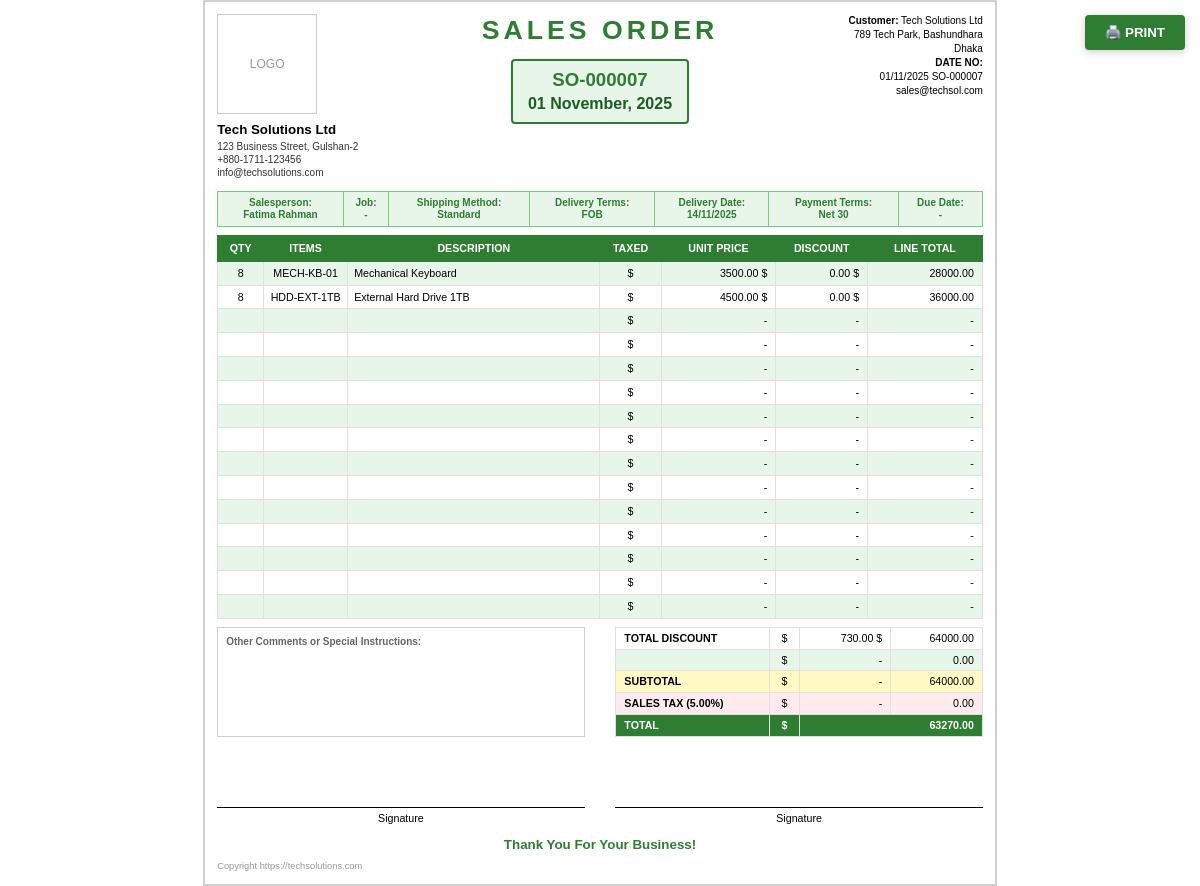
Page /erp/sales-order/7/print/ (signed in) on the committed database.
### erp/models.py (models this page shows, shortened)
class TimeStampedModel(models.Model):
    created_at = models.DateTimeField(_("Created At"), auto_now_add=True)
    updated_at = models.DateTimeField(_("Updated At"), auto_now=True)
    class Meta:
        abstract = True

class Company(TimeStampedModel):
    name = models.CharField(_("Company Name"), max_length=200)
    logo = models.ImageField(_("Logo"), upload_to='company/', blank=True, null=True)
    address = models.TextField(_("Address"))
    city = models.CharField(_("City"), max_length=100)
    country = models.CharField(_("Country"), max_length=100)
    phone = models.CharField(_("Phone"), max_length=20)
    email = models.EmailField(_("Email"))
    website = models.URLField(_("Website"), blank=True)
    tax_number = models.CharField(_("Tax Number"), max_length=50, blank=True)
    class Meta:
        verbose_name = _("Company")
        verbose_name_plural = _("Companies")

class SalesOrder(TimeStampedModel):
    STATUS_CHOICES = [
        ('draft', _('Draft')),
        ('confirmed', _('Confirmed')),
        ('processing', _('Processing')),
        ('completed', _('Completed')),
        ('cancelled', _('Cancelled')),
    ]
    order_number = models.CharField(_("Order Number"), max_length=50, unique=True, editable=False)
    order_date = models.DateField(_("Order Date"), default=timezone.now)
    sales_quotation = models.ForeignKey(SalesQuotation, on_delete=models.SET_NULL, null=True, blank=True, related_name='sales_orders', verbose_name=_("Sales Quotation"))
    customer = models.ForeignKey(Customer, on_delete=models.PROTECT, related_name='sales_orders', verbose_name=_("Customer"))
    salesperson = models.ForeignKey('SalesPerson', on_delete=models.SET_NULL, null=True, blank=True, related_name='sales_orders', verbose_name=_("Sales Person"))
    status = models.CharField(_("Status"), max_length=20, choices=STATUS_CHOICES, default='draft')
    job_reference = models.CharField(_("Job Reference"), max_length=100, blank=True)
    shipping_method = models.CharField(_("Shipping Method"), max_length=100, blank=True, default="Standard")
    delivery_terms = models.CharField(_("Delivery Terms"), max_length=100, blank=True, default="FOB")
    delivery_date = models.DateField(_("Delivery Date"), null=True, blank=True)
    payment_terms = models.CharField(_("Payment Terms"), max_length=100, blank=True, default="Net 30")
    due_date = models.DateField(_("Due Date"), null=True, blank=True)
    subtotal = models.DecimalField(_("Subtotal"), max_digits=12, decimal_places=2, default=Decimal('0.00'), editable=False)
    discount_amount = models.DecimalField(_("Discount Amount"), max_digits=12, decimal_places=2, default=Decimal('0.00'))
    tax_amount = models.DecimalField(_("Tax Amount"), max_digits=12, decimal_places=2, default=Decimal('0.00'))
    tax_rate = models.DecimalField(_("Tax Rate (%)"), max_digits=5, decimal_places=2, default=Decimal('0.00'))
    total_amount = models.DecimalField(_("Total Amount"), max_digits=12, decimal_places=2, default=Decimal('0.00'), editable=False)
    notes = models.TextField(_("Notes"), blank=True)
    class Meta:
        verbose_name = _("Sales Order")
        verbose_name_plural = _("Sales Orders")
        ordering = ['-order_date', '-created_at']

class Customer(TimeStampedModel):
    name = models.CharField(_("Customer Name"), max_length=200)
    email = models.EmailField(_("Email"), blank=True)
    phone = models.CharField(_("Phone"), max_length=20)
    address = models.TextField(_("Address"), blank=True)
    city = models.CharField(_("City"), max_length=100, blank=True)
    country = models.CharField(_("Country"), max_length=100, blank=True)
    tax_number = models.CharField(_("Tax Number"), max_length=50, blank=True)
    credit_limit = models.DecimalField(_("Credit Limit"), max_digits=12, decimal_places=2, default=Decimal('0.00'))
    is_active = models.BooleanField(_("Active"), default=True)
    class Meta:
        verbose_name = _("Customer")
        verbose_name_plural = _("Customers")
        ordering = ['name']

class SalesPerson(TimeStampedModel):
    name = models.CharField(_("Sales Person Name"), max_length=200)
    email = models.EmailField(_("Email"), blank=True)
    phone = models.CharField(_("Phone"), max_length=20, blank=True)
    employee_id = models.CharField(_("Employee ID"), max_length=50, blank=True)
    commission_rate = models.DecimalField(_("Commission Rate (%)"), max_digits=5, decimal_places=2, default=Decimal('0.00'))
    is_active = models.BooleanField(_("Active"), default=True)
    class Meta:
        verbose_name = _("Sales Person")
        verbose_name_plural = _("Sales Persons")
        ordering = ['name']
    def __str__(self):
        return self.name

class SalesOrderItem(TimeStampedModel):
    sales_order = models.ForeignKey(SalesOrder, on_delete=models.CASCADE, related_name='items', verbose_name=_("Sales Order"))
    product = models.ForeignKey(Product, on_delete=models.PROTECT, verbose_name=_("Product"))
    quantity = models.DecimalField(_("Quantity"), max_digits=10, decimal_places=2, validators=[MinValueValidator(Decimal('0.01'))])
    unit_price = models.DecimalField(_("Unit Price"), max_digits=10, decimal_places=2, validators=[MinValueValidator(Decimal('0.00'))])
    line_total = models.DecimalField(_("Line Total"), max_digits=12, decimal_places=2, default=Decimal('0.00'), editable=False)
    class Meta:
        verbose_name = _("Sales Order Item")
        verbose_name_plural = _("Sales Order Items")
        ordering = ['id']

class Product(TimeStampedModel):
    name = models.CharField(_("Product Name"), max_length=200)
    sku = models.CharField(_("SKU"), max_length=50, unique=True)
    category = models.ForeignKey(Category, on_delete=models.SET_NULL, null=True, related_name='products', verbose_name=_("Category"))
    description = models.TextField(_("Description"), blank=True)
    unit = models.CharField(_("Unit"), max_length=20, default='PCS')
    default_warehouse = models.ForeignKey('Warehouse', on_delete=models.SET_NULL, null=True, blank=True, related_name='default_products', verbose_name=_("Default Warehouse"))
    purchase_price = models.DecimalField(_("Purchase Price"), max_digits=10, decimal_places=2, validators=[MinValueValidator(Decimal('0.00'))])
    selling_price = models.DecimalField(_("Selling Price"), max_digits=10, decimal_places=2, validators=[MinValueValidator(Decimal('0.00'))])
    current_stock = models.DecimalField(_("Current Stock"), max_digits=10, decimal_places=2, default=Decimal('0.00'))
    min_stock_level = models.DecimalField(_("Minimum Stock Level"), max_digits=10, decimal_places=2, default=Decimal('10.00'))
    is_active = models.BooleanField(_("Active"), default=True)
    class Meta:
        verbose_name = _("Product")
        verbose_name_plural = _("Products")
        ordering = ['name']

### erp/views/print_views.py (the view)
# urls.py: path('sales-order/<int:order_id>/print/', PrintSalesOrderView.as_view(), name='print-sales-order'),
class PrintSalesOrderView(View):
    @method_decorator(staff_member_required)
    def dispatch(self, *args, **kwargs):
        return super().dispatch(*args, **kwargs)
    def get(self, request, order_id, *args, **kwargs):
        order = SalesOrder.objects.prefetch_related('items__product').select_related('customer').get(id=order_id)
        try:
            company = Company.objects.first()
        except:
            company = None
        context = {
            'order': order,
            'company': company,
        }
        return render(request, 'admin/erp/print_sales_order.html', context)

### templates/admin/erp/print_sales_order.html (shortened to what this page needs)
<!DOCTYPE html>
<html lang="en">
<head>
</head>
<body>
    <button class="print-btn" onclick="window.print()">🖨️ PRINT</button>
    <div class="page">
        <div class="header">
            <div class="header-left">
                <div class="logo-box">
                    {% if company.logo %}
                    <img src="{{ company.logo.url }}" alt="Logo">
                    {% else %}
                    LOGO
                    {% endif %}
                </div>
                <div class="company-name">{{ company.name|default:"JK Enterprises" }}</div>
                <div class="company-address">
                    {{ company.address|default:"1001 Brickell Street 9900 NY" }}<br>
                    {{ company.phone|default:"999 333 7777" }}<br>
                    {{ company.email|default:"jkenterprises.com" }}
                </div>
            </div>
            <div class="header-center">
                <div class="title">SALES ORDER</div>
                <div class="order-info-box">
                    <div class="order-number">{{ order.order_number }}</div>
                    <div class="order-date">{{ order.order_date|date:"d F, Y" }}</div>
                </div>
            </div>
            <div class="header-right">
                <strong>Customer:</strong> {{ order.customer.name }}<br>
                {{ order.customer.address|default:"" }}<br>
                {% if order.customer.city %}{{ order.customer.city }}{% endif %}<br>
                <strong>DATE NO:</strong><br>
                {{ order.order_date|date:"d/m/Y" }} {{ order.order_number }}<br>
                {{ order.customer.email|default:"" }}
            </div>
        </div>
        <div class="info-bar">
            <div class="info-bar-row">
                <div class="info-bar-cell">
                    <strong>Salesperson:</strong><br>{{ order.salesperson|default:"-" }}
                </div>
                <div class="info-bar-cell">
                    <strong>Job:</strong><br>{{ order.job_reference|default:"-" }}
                </div>
                <div class="info-bar-cell">
                    <strong>Shipping Method:</strong><br>{{ order.shipping_method|default:"-" }}
                </div>
                <div class="info-bar-cell">
                    <strong>Delivery Terms:</strong><br>{{ order.delivery_terms|default:"-" }}
                </div>
                <div class="info-bar-cell">
                    <strong>Delivery Date:</strong><br>{{ order.delivery_date|date:"d/m/Y"|default:"-" }}
                </div>
                <div class="info-bar-cell">
                    <strong>Payment Terms:</strong><br>{{ order.payment_terms|default:"-" }}
                </div>
                <div class="info-bar-cell">
                    <strong>Due Date:</strong><br>{{ order.due_date|date:"d/m/Y"|default:"-" }}
                </div>
            </div>
        </div>
        <table class="items-table">
            <thead>
                <tr>
                    <th style="width: 6%;">QTY</th>
                    <th style="width: 11%;">ITEMS</th>
                    <th style="width: 33%;">DESCRIPTION</th>
                    <th style="width: 8%;">TAXED</th>
                    <th style="width: 15%;">UNIT PRICE</th>
                    <th style="width: 12%;">DISCOUNT</th>
                    <th style="width: 15%;">LINE TOTAL</th>
                </tr>
            </thead>
            <tbody>
                {% for item in order.items.all %}
                <tr>
                    <td>{{ item.quantity|floatformat:0 }}</td>
                    <td>{{ item.product.sku }}</td>
                    <td class="text-left">{{ item.product.name }}</td>
                    <td>$</td>
                    <td class="text-right">{{ item.unit_price|floatformat:2 }} $</td>
                    <td class="text-right">0.00 $</td>
                    <td class="text-right">{{ item.line_total|floatformat:2 }}</td>
                </tr>
                {% endfor %}
                {% with item_count=order.items.count %}
                {% for i in "123456789012345" %}
                {% if forloop.counter|add:item_count <= 15 %} <tr>
                    <td>&nbsp;</td>
                    <td>&nbsp;</td>
                    <td>&nbsp;</td>
                    <td>$</td>
                    <td class="text-right">-</td>
                    <td class="text-right">-</td>
                    <td class="text-right">-</td>
                    </tr>
                    {% endif %}
                    {% endfor %}
                    {% endwith %}
            </tbody>
        </table>
        <div class="bottom-section">
            <div class="notes-section">
                <h4>Other Comments or Special Instructions:</h4>
            </div>
            <div class="totals-section">
                <table class="totals-table">
                    <tr>
                        <td class="label">TOTAL DISCOUNT</td>
                        <td class="currency">$</td>
                        <td class="value">{{ order.discount_amount|default:"0.00"|floatformat:2 }} $</td>
                        <td class="value">{{ order.subtotal|floatformat:2 }}</td>
                    </tr>
                    <tr>
                        <td class="label"></td>
                        <td class="currency">$</td>
                        <td class="value">-</td>
                        <td class="value">0.00</td>
                    </tr>
                    <tr>
                        <td class="label">SUBTOTAL</td>
                        <td class="currency">$</td>
                        <td class="value">-</td>
                        <td class="value">{{ order.subtotal|floatformat:2 }}</td>
                    </tr>
                    <tr>
                        <td class="label">SALES TAX ({{ order.tax_rate|default:"0" }}%)</td>
                        <td class="currency">$</td>
                        <td class="value">-</td>
                        <td class="value">{{ order.tax_amount|default:"0.00"|floatformat:2 }}</td>
                    </tr>
                    <tr>
                        <td class="label">TOTAL</td>
                        <td class="currency">$</td>
                        <td class="value" colspan="2">{{ order.total_amount|floatformat:2 }}</td>
                    </tr>
                </table>
            </div>
        </div>
        <div class="signature-section">
            <div class="signature-box">
                <div class="signature-line">Signature</div>
            </div>
            <div class="signature-box">
                <div class="signature-line">Signature</div>
            </div>
        </div>
        <div class="footer">Thank You For Your Business!</div>
        <div class="copyright">Copyright {{ company.website|default:"ezydream.com" }}</div>
    </div>
</body>
</html>

### rows in the picture
Company: name "Tech Solutions Ltd", address "123 Business Street, Gulshan-2", phone "+880-1711-123456", email "info@techsolutions.com", website "https://techsolutions.com"
SalesOrder: order_number "SO-000007", order_date "01 November, 2025", customer.name "Tech Solutions Ltd", customer.address "789 Tech Park, Bashundhara", customer.city "Dhaka", order_date "01/11/2025", customer.email "sales@techsol.com", salesperson "Fatima Rahman", job_reference "-", shipping_method "Standard", delivery_terms "FOB", delivery_date "14/11/2025", payment_terms "Net 30", due_date "-", discount_amount "730.00", subtotal "64000.00", tax_rate "5.00", tax_amount "0.00", total_amount "63270.00"
SalesOrderItem: quantity "8", product.sku "MECH-KB-01", product.name "Mechanical Keyboard", unit_price "3500.00", line_total "28000.00"
SalesOrderItem: quantity "8", product.sku "HDD-EXT-1TB", product.name "External Hard Drive 1TB", unit_price "4500.00", line_total "36000.00"
